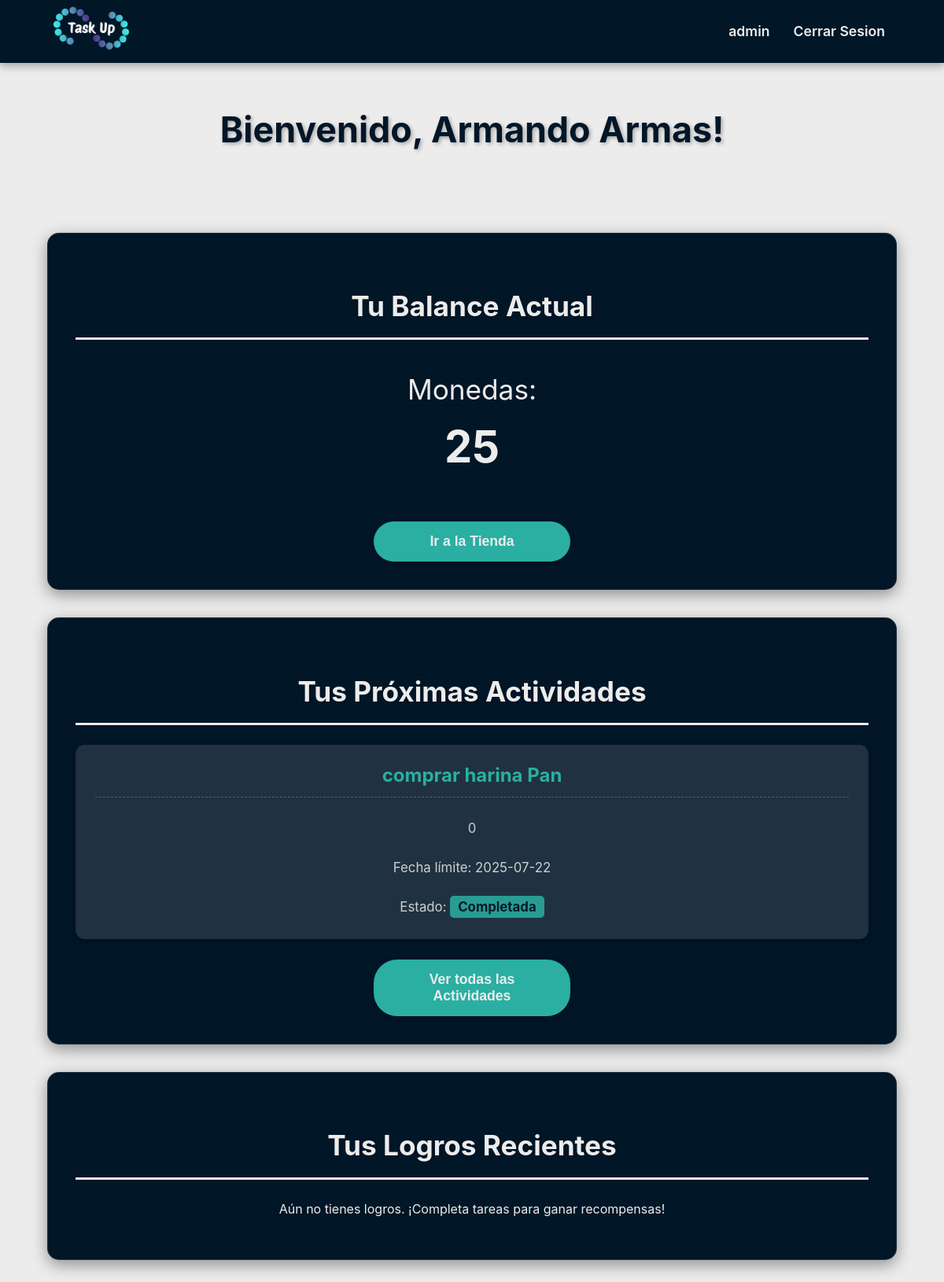
Screenshot of /home.php (signed in) with the database file from the repository.
### tables this page shows
CREATE TABLE `usuario` (
  `id_usuario` int(9) NOT NULL,
  `nombre` varchar(50) NOT NULL,
  `apellido` varchar(50) NOT NULL,
  `alias` varchar(50) NOT NULL,
  `contraseña` varchar(250) NOT NULL,
  `fecha_registro` date NOT NULL,
  `id_inventario` int(9) NOT NULL
);

CREATE TABLE `balance` (
  `id_balance` int(9) NOT NULL,
  `total_moneda` int(9) NOT NULL,
  `id_usuario` int(9) NOT NULL
);

CREATE TABLE `actividad` (
  `id_actividad` int(9) NOT NULL,
  `id_usuario` int(9) NOT NULL,
  `fecha_inicio` date NOT NULL,
  `fecha_fin` date NOT NULL,
  `titulo` varchar(40) NOT NULL,
  `descripcion` text NOT NULL,
  `id_estado_actividad` int(9) NOT NULL,
  `id_lista_actividades` int(9) NOT NULL,
  `id_grado_actividad` int(9) NOT NULL
);

CREATE TABLE `estado_actividad` (
  `id_estado_actividad` int(9) NOT NULL,
  `estado` varchar(40) NOT NULL
);

### home.php (the view, shortened to what this page needs)
<!DOCTYPE html>
<html lang="es">
<head>
    <link rel="stylesheet" href="style.css">
</head>
<body class="home-body">
    <?php
        include 'encabezado.php';
        require 'database.php';
        $id_usuario = $_SESSION['user_id'];
        $nombre_usuario = $_SESSION['username'];
        $stmt_usuario = $conexion->prepare("SELECT nombre, apellido FROM usuario WHERE id_usuario = ?");
        $stmt_usuario->bind_param("i", $id_usuario);
        $stmt_usuario->execute();
        $stmt_usuario->bind_result($nombre, $apellido);
        $balance_total = 0;
        $stmt_balance = $conexion->prepare("SELECT total_moneda FROM balance WHERE id_usuario = ?");
        $stmt_balance->bind_param("i", $id_usuario);
        $stmt_balance->execute();
        $stmt_balance->store_result();
        if ($stmt_balance->num_rows > 0) {
            $stmt_balance->bind_result($balance_total);
        } else {
            $stmt_insert_balance = $conexion->prepare("INSERT INTO balance (id_usuario, total_moneda) VALUES (?, 0)");
            $stmt_insert_balance->bind_param("i", $id_usuario);
            $stmt_insert_balance->execute();
            $stmt_insert_balance->close();
        }
        $actividades = [];
        $stmt_actividades = $conexion->prepare("SELECT titulo, descripcion, fecha_fin, E.estado FROM actividad A JOIN estado_actividad E ON A.id_estado_actividad = E.id_estado_actividad WHERE id_usuario = ? ORDER BY fecha_fin ASC LIMIT 5");
        $stmt_actividades->bind_param("i", $id_usuario);
        $stmt_actividades->execute();
        $result_actividades = $stmt_actividades->get_result();
        while ($row = $result_actividades->fetch_assoc()) {
            $actividades[] = $row;
        }
        $logros = [];
    ?>
    <div class="dashboard-container">
        <h1 class="dashboard-h1">Bienvenido, <?php echo htmlspecialchars($nombre) . " " . htmlspecialchars($apellido); ?>!</h1>
        <p class="dashboard-p-alias">Tu alias: <?php echo htmlspecialchars($nombre_usuario); ?></p>
        <div class="dashboard-section balance-section">
            <h2 class="dashboard-h2">Tu Balance Actual</h2>
            <p class="dashboard-balance-amount">Monedas: <span class="balance-value"><?php echo htmlspecialchars($balance_total); ?></span></p>
            <button class="dashboard-button" onclick="location.href='shop.php'">Ir a la Tienda</button>
        </div>
        <div class="dashboard-section actividades-section">
            <h2 class="dashboard-h2">Tus Próximas Actividades</h2>
            <?php if (empty($actividades)): ?>
                <p>No tienes actividades próximas. ¡Es un buen momento para añadir una!</p>
                <button class="dashboard-button" onclick="location.href='actividades.php'">Gestionar Actividades</button>
            <?php else: ?>
                <ul class="dashboard-list">
                    <?php foreach ($actividades as $actividad): ?>
                        <li class="dashboard-list-item">
                            <h3><?php echo htmlspecialchars($actividad['titulo']); ?></h3>
                            <p><?php echo htmlspecialchars($actividad['descripcion']); ?></p>
                            <p>Fecha límite: <?php echo htmlspecialchars($actividad['fecha_fin']); ?></p>
                            <p>Estado: <span class="status-<?php echo strtolower(str_replace(' ', '-', $actividad['estado'])); ?>"><?php echo htmlspecialchars($actividad['estado']); ?></span></p>
                        </li>
                    <?php endforeach; ?>
                </ul>
                <button class="dashboard-button" onclick="location.href='actividades.php'">Ver todas las Actividades</button>
            <?php endif; ?>
        </div>
        <div class="dashboard-section logros-section">
            <h2 class="dashboard-h2">Tus Logros Recientes</h2>
            <?php if (empty($logros)): ?>
                <p>Aún no tienes logros. ¡Completa tareas para ganar recompensas!</p>
            <?php endif; ?>
        </div>
    </div>
</body>
</html>

### style.css (style rules this page uses)
:root { --color-bg-light: #ececec; --color-bg-dark: #011627; --color-primary-accent: #2aafa2; --color-secondary-accent: #421aaa; --color-danger: #e71d36; --color-letras: #F5F5F5; }
body { margin: 0; padding: 0; box-sizing: border-box; font-family: 'Inter', sans-serif; background: var(--color-bg-light); min-height: 100vh; color: var(--color-bg-dark); line-height: 1.6; }
.dashboard-container { padding: 100px 5% 40px; max-width: 1200px; margin: 0 auto; color: var(--color-bg-light); }
.dashboard-h1 { font-size: 2.8rem; color: var(--color-bg-dark); text-align: center; margin-bottom: 20px; text-shadow: 2px 2px 5px rgba(0,0,0,0.3); }
.dashboard-p-alias { font-size: 1.3rem; color: var(--color-bg-light); text-align: center; margin-bottom: 40px; opacity: 0.9; }
.dashboard-section { background-color: var(--color-bg-dark); border-radius: 15px; padding: 35px; margin-bottom: 35px; box-shadow: 0 6px 20px rgba(0, 0, 0, 0.4); border: 1px solid rgba(255, 255, 255, 0.1); text-align: center; }
.dashboard-h2 { font-size: 2.2rem; color: var(--color-bg-light); margin-bottom: 25px; border-bottom: 3px solid var(--color-bg-light); padding-bottom: 12px; text-align: center; text-shadow: 1px 1px 3px rgba(0,0,0,0.2); }
.balance-section .dashboard-balance-amount { font-size: 2.2rem; text-align: center; margin-bottom: 20px; color: var(--color-bg-light); }
.balance-section .balance-value { text-align: center; font-weight: 700; display: flex; flex-direction: row; justify-content: center; color: var(--color-bg-light); font-size: 3.5rem; margin-bottom: 40px }
.dashboard-button { flex-grow: 1; max-width: 250px; width: 50%; margin-top: 10px; padding: 15px 30px; background-color: var(--color-primary-accent); color: var(--color-bg-light); border: none; border-radius: 30px; font-size: 1.1rem; font-weight: 600; cursor: pointer; transition: all 0.3s ease; text-align: center; text-decoration: none; box-shadow: 0 4px 10px rgba(0, 0, 0, 0.2); }
.dashboard-list { list-style: none; padding: 0; display: grid; grid-template-columns: repeat(auto-fit, minmax(280px, 1fr)); gap: 20px; }
.dashboard-list-item { background-color: rgba(255, 255, 255, 0.12); border-left: 6px solid rgba(var(--color-bg-light), 0.2); padding: 20px 25px; border-radius: 12px; box-shadow: 0 3px 12px rgba(0, 0, 0, 0.25); transition: transform 0.3s ease, box-shadow 0.3s ease, border-color 0.3s ease; display: flex; flex-direction: column; justify-content: space-between; }
.dashboard-list-item h3 { color: var(--color-primary-accent); margin-top: 0; margin-bottom: 10px; font-size: 1.5rem; border-bottom: 1px dashed rgba(255, 255, 255, 0.2); padding-bottom: 8px; }
.dashboard-list-item p { margin-bottom: 8px; font-size: 1.05rem; line-height: 1.5; color: var(--color-bg-light); opacity: 0.85; }
.status-completada, .status-completo { color: var(--color-bg-dark); font-weight: 700; background-color: var(--color-primary-accent); padding: 4px 10px; border-radius: 5px; }
.status-completada, .status-completo { background-color: var(--color-primary-accent); color: var(--color-bg-dark); }

### rows the page displays
usuario: nombre "Armando", apellido "Armas"
balance: total_moneda "25"
actividad: titulo "comprar harina Pan", descripcion "0", fecha_fin "2025-07-22", id_estado_actividad.estado "Completada"

### other values shown
$_SESSION['nombre_usuario'] "admin"
